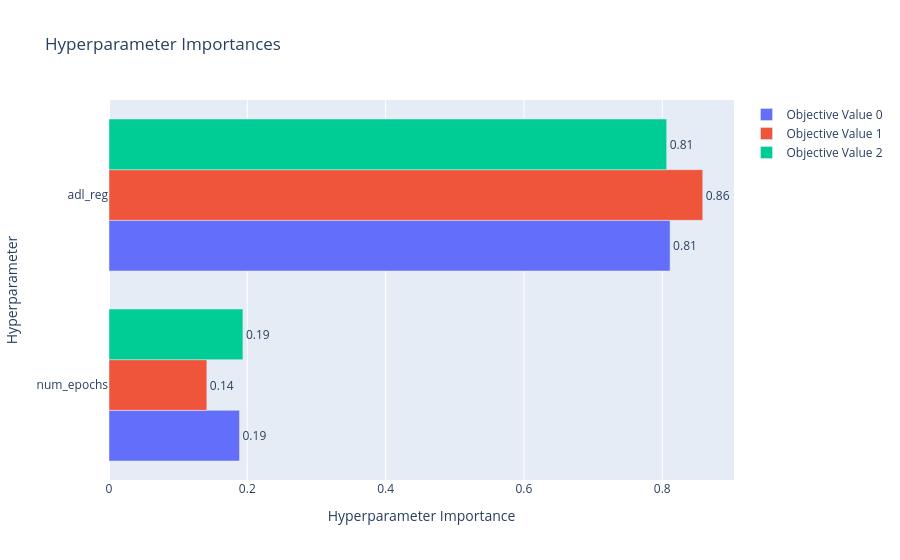

Notebook cell for this chart:
### Code cell
optuna.visualization.plot_param_importances(study).show()

### Figure 1 — Plotly figure (JSON) as saved in the notebook; plotly's stock layout.template omitted (floating-point values rounded to 4 significant figures)
{"data": [{"cliponaxis": false, "hovertemplate": ["num_epochs (IntDistribution): 0.18870799862989765<extra></extra>", "adl_reg (FloatDistribution): 0.8112920013701023<extra></extra>"], "name": "Objective Value 0", "orientation": "h", "text": ["0.19", "0.81"], "textposition": "outside", "type": "bar", "x": [0.1887, 0.8113], "y": ["num_epochs", "adl_reg"]}, {"cliponaxis": false, "hovertemplate": ["num_epochs (IntDistribution): 0.14146492665423413<extra></extra>", "adl_reg (FloatDistribution): 0.8585350733457658<extra></extra>"], "name": "Objective Value 1", "orientation": "h", "text": ["0.14", "0.86"], "textposition": "outside", "type": "bar", "x": [0.1415, 0.8585], "y": ["num_epochs", "adl_reg"]}, {"cliponaxis": false, "hovertemplate": ["num_epochs (IntDistribution): 0.19361155415849207<extra></extra>", "adl_reg (FloatDistribution): 0.8063884458415079<extra></extra>"], "name": "Objective Value 2", "orientation": "h", "text": ["0.19", "0.81"], "textposition": "outside", "type": "bar", "x": [0.1936, 0.8064], "y": ["num_epochs", "adl_reg"]}], "layout": {"title": {"text": "Hyperparameter Importances"}, "xaxis": {"title": {"text": "Hyperparameter Importance"}}, "yaxis": {"title": {"text": "Hyperparameter"}}}}
